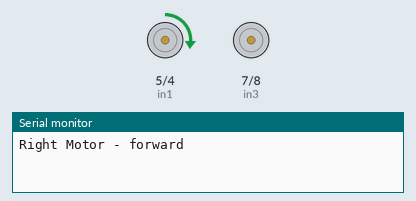
Bench run of a sketch on a simulated Arduino Uno, built with avr-gcc and run on an emulated ATmega328P. On the bench: motor-driver pin pairs drawn as motors (green arrow = first pin HIGH = forward, orange = second pin HIGH = backward, longer = more drive, scaled by the enable pin), the last lines printed to the serial monitor.

Above: at 0.1 s.
At 4.1 s:
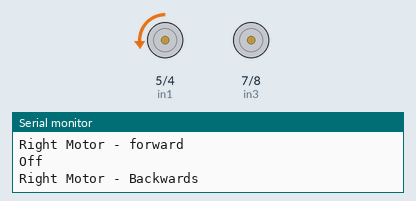
At 8.1 s:
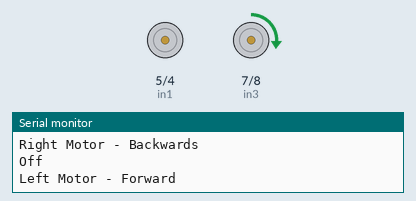
At 16.1 s:
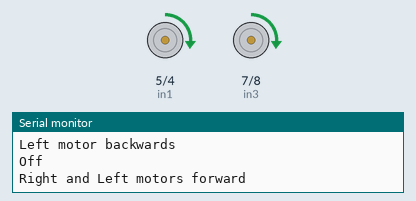
Timing chart, 0 to 17.6 s (numbered marks = the images above):
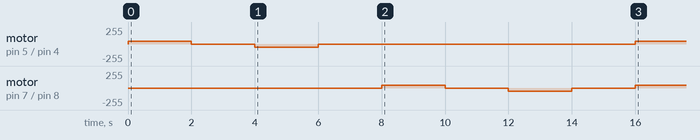

The sketch:

motorTest.ino
```cpp
//
// testing motor for forward movement, left, right turns and pivots
//


// Motor A - right
int enA = 3;
int in1 = 5;
int in2 = 4;

// Motor B - left
int enB = 11;
int in3 = 7;
int in4 = 8;
bool doonce ;

void PivotRight()
{
  Serial.println(" Setting motors for RIGHT PIVOT |||***");
  Serial.println("  ");
  Serial.println("  ");

  analogWrite(enB, 200);
  analogWrite(enA, 160);  // lowering the speed of right motor by providing less pwms
  digitalWrite(in3, LOW);
  digitalWrite(in4, HIGH);
  digitalWrite(in1, HIGH);
  digitalWrite(in2, LOW);
  delay(500) ;
  digitalWrite(in3, LOW);
  digitalWrite(in4, LOW);
  digitalWrite(in1, LOW);
  digitalWrite(in2, LOW);
  delay(20) ;
}

void PivotLeft()
{
  Serial.println(" Setting motors for LEFT PIVOT ***|||");
  Serial.println("  ");
  Serial.println("  ");

  analogWrite(enB, 150); // lowering the speed of left motor by providing less pwms
  analogWrite(enA, 150);

  digitalWrite(in3, HIGH);
  digitalWrite(in4, LOW);
  digitalWrite(in1, LOW);
  digitalWrite(in2, HIGH);
}

void setup()
{
  doonce = true ;
  Serial.begin(9600);

  pinMode(enA, OUTPUT);
  pinMode(in1, OUTPUT);
  pinMode(in2, OUTPUT);
  pinMode(enB, OUTPUT);
  pinMode(in3, OUTPUT);
  pinMode(in4, OUTPUT);
}

void loop()
{
  // Turn on Motor A forwards
  digitalWrite(in1,HIGH);
  digitalWrite(in2,LOW);
  analogWrite(enA,45);
  Serial.println("Right Motor - forward");
  delay(2000);


  //Turn Off
  digitalWrite(in1,LOW);
  digitalWrite(in2,HIGH);
  analogWrite(enA,0);
  Serial.println("Off");
  delay(2000);

  // Now Backwards
    digitalWrite(in1,LOW);
  digitalWrite(in2,HIGH);
  analogWrite(enA,45);
  Serial.println("Right Motor - Backwards");
  delay(2000);

// Now off again
  digitalWrite(in1,LOW);
  digitalWrite(in2,LOW);
  analogWrite(enA,0);
  Serial.println("Off");
  delay(2000);

// Turn on Motor B forwards
  digitalWrite(in3,HIGH);
  digitalWrite(in4,LOW);
  analogWrite(enB,45);
  Serial.println("Left Motor - Forward");
  delay(2000);

  //Turn Off
  digitalWrite(in3,LOW);
  digitalWrite(in4,HIGH);
  analogWrite(enB,0);
  Serial.println("Off");
  delay(2000);

  // Now Backwards
  digitalWrite(in3,LOW);
  digitalWrite(in4,HIGH);
  analogWrite(enB,45);
  Serial.println("Left motor backwards");
  delay(2000);

// Now off again
  digitalWrite(in3,LOW);
  digitalWrite(in4,LOW);
  analogWrite(enB,0);
  Serial.println("Off");
  delay(2000);

  // Now together

  digitalWrite(in1,HIGH);
  digitalWrite(in2,LOW);
  digitalWrite(in3,HIGH);
  digitalWrite(in4,LOW);
  analogWrite(enA,45);
  analogWrite(enB,45);
  Serial.println("Right and Left motors forward");
  delay(25000);

  //Now both off
  digitalWrite(in1,LOW);
  digitalWrite(in2,LOW);
  digitalWrite(in3,LOW);
  digitalWrite(in4,LOW);
  analogWrite(enA,0);
  analogWrite(enB,0);
  Serial.println("Off");
  delay(25000);
}
```

Measured:
- by itself, motor on pin 7 (in3) / pin 8 (in4): stopped → forward 45/255 at 8.0 s, → stopped 2.0 s later, → backward 45/255 2.0 s later, → stopped 2.0 s later, … (5 changes in this stretch)
- by itself, motor on pin 5 (in1) / pin 4 (in2): stopped → forward 45/255 at 0.00 s, → stopped 2.0 s later, → backward 45/255 2.0 s later, → stopped 2.0 s later, … (5 changes in this stretch)
